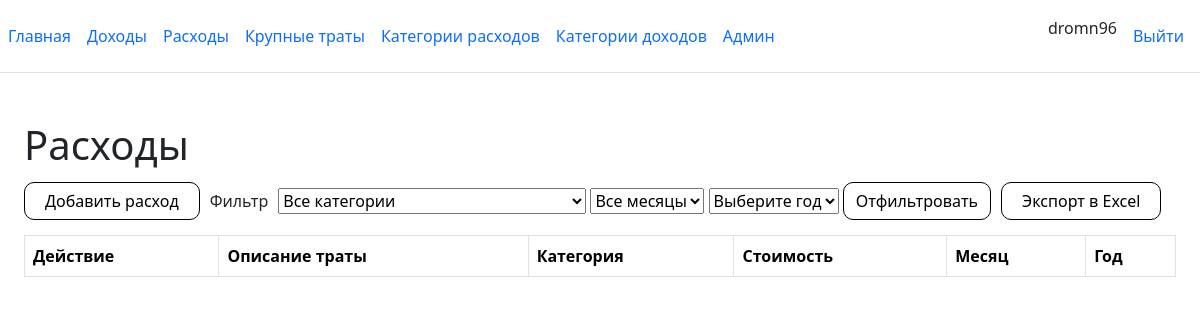
Before: /expenses (signed in) with the older database file.
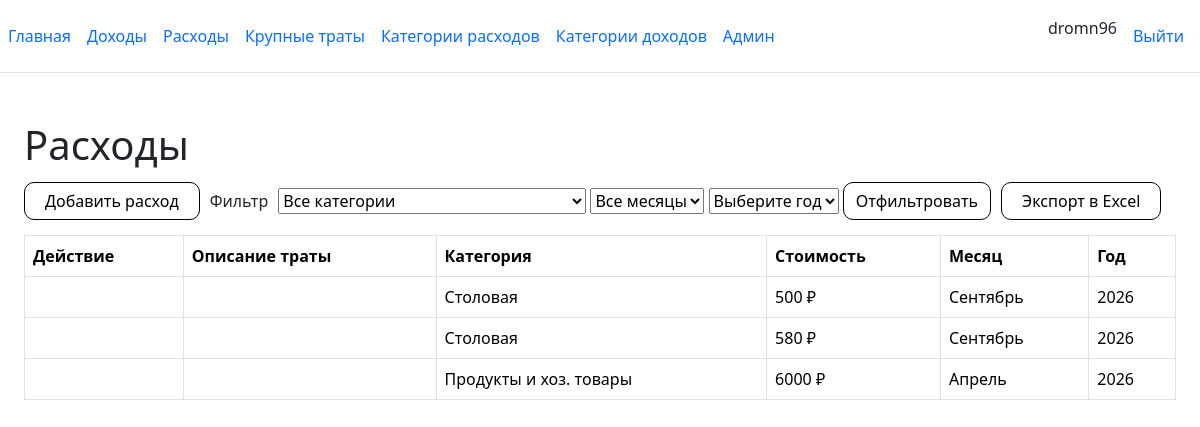
After: the same page with the newer database file.
### core/models.py (models this page shows, shortened)
class Expenses(models.Model):
    month_name = models.ForeignKey(Months, verbose_name='Месяц', null=True, on_delete=models.SET_NULL)
    category_name = models.ForeignKey(CategoryExpenses, verbose_name='Категории', null=True, on_delete=models.SET_NULL)
    cash_expenses = models.IntegerField(verbose_name='Сумма расхода')
    date_created = models.DateField(verbose_name='Дата расхода', null=True, blank=True)
    waste_name = models.TextField(verbose_name='Описание расхода')
    profile = models.ForeignKey(Profile, related_name='expenses', on_delete=models.SET_NULL, null=True, blank=True)
    class Meta:
        verbose_name = 'Расход'
        verbose_name_plural = 'Расходы'

class CategoryExpenses(models.Model):
    category_name = models.CharField(max_length=255, verbose_name='Категория расходов')
    category_place_on_the_list = models.IntegerField(verbose_name='Номер в списке')
    limit = models.IntegerField(null=True, verbose_name='Лимит расходов по категории')
    class Meta:
        verbose_name = 'Категория расхода'
        verbose_name_plural = 'Категории расходов'
    def __str__(self):
        return self.category_name

class Months(models.Model):
    month_name = models.CharField(max_length=255, verbose_name='Месяц')
    month_number = models.IntegerField(verbose_name='Номер')
    class Meta:
        verbose_name = 'Месяц'
        verbose_name_plural = 'Месяцев'
    def __str__(self):
        return self.month_name

### core/views.py (the view)
# urls.py: path('expenses', expenses),
def expenses(request):
    year_list = Expenses.objects.values_list(
        'date_created__year', flat=True).distinct()
    profile = request.user.profile
    expenses_list = Expenses.objects.all().filter(profile=profile)
    category_list = CategoryExpenses.objects.all()
    month_list = Months.objects.all()
    year = request.GET.get('year', datetime.now().year)
    category_id = request.GET.get('category')
    month_id = request.GET.get('month')
    if category_id:
        expenses_list = expenses_list.filter(
            category_name__category_place_on_the_list=category_id, profile=profile)
        category_id = int(category_id)
    if month_id:
        expenses_list = expenses_list.filter(
            month_name__month_number=month_id, profile=profile)
        month_id = int(month_id)
    if year:
        expenses_list = expenses_list.filter(
            date_created__year=year, profile=profile)
        year = int(year)
    context = {'year_list': year_list, 'expenses_list': expenses_list, 'category_list': category_list,
               'month_list': month_list, 'category_id': category_id}
    return render(request, 'expenses.html', context)

### templates/expenses.html (shortened to what this page needs)
    {% extends 'base.html' %}
    {% load static %}
    {% block content_container_class %}container-fluid py-4{% endblock %}
    {% block content %}
    <link rel="stylesheet" href="{% static 'css/filter-form.css' %}">
    <link rel="stylesheet" href="{% static 'css/base.css' %}">
<h1>Расходы</h1>
<div class="filter">
    <button><a href="/expenses/add" class="nav-link px-2">Добавить расход</a></button>
    <label>Фильтр</label>
        <form>
        <select name="category">
            <option value=""  {% if not selected_category_id %} selected {% endif %}>Все категории</option>
        </select>
        <select name="month">
            <option value=""  {% if not selected_month %} selected {% endif %}>Все месяцы</option>
        </select>
        <select name="year">
            <option value=""  {% if not selected_year %} selected {% endif %}>Выберите год</option>
        </select>
        <button>Отфильтровать</button>
        </form>
    <button><a href="/expenses/export" class="nav-link px-2">Экспорт в Excel</a></button>
</div>
<table id='expensesTable' class="table table-bordered"
       data-edit-base="/expenses/" data-delete-base="/expenses/"
       data-edit-icon="{% static 'icons/edit-pencil.png' %}"
       data-delete-icon="{% static 'icons/delete-trash.png' %}">
  <thead>
    <tr>
      <th scope="col">Действие</th>
      <th scope="col">Описание траты</th>
      <th scope="col">Категория</th>
      <th scope="col">Стоимость</th>
      <th scope="col">Месяц</th>
      <th scope="col">Год</th>
    </tr>
  </thead>
  <tbody>
     {% for expense in expenses_list %}
    <tr class="table-row" data-id="{{ expense.id }}">
      <td style="position: relative;">
      </td>
      <th scope="row">{{ expense.waste_name }}</th>
      <td><a href="/expenses/{{ expense.id }}/edit">{{ expense.category_name }}</a></td>
      <td data-order="{{ expense.cash_expenses }}">{{ expense.cash_expenses }} ₽</td>
      <td>{{ expense.month_name }}</td>
      <td>{{ expense.date_created|date:"Y" }}</td>
    </tr>
    {% endfor %}
  </tbody>
</table>
    {% endblock %}

### templates/base.html (shortened to what this page needs)
{% load static %}
<!doctype html>
<html lang="en" class="h-100">
<head>
    <link rel="stylesheet" href="{% static 'css/base.css' %}">
    <link rel="stylesheet" href="{% static 'bootstrap/css/bootstrap.min.css' %}">
    <link rel="stylesheet" href="{% static 'css/mermaid.min.css' %}">
    <link rel="stylesheet" href="{% static 'css/gridjs.css' %}">
</head>
<body class="d-flex flex-column h-100">
    <header class="d-flex flex-wrap align-items-center justify-content-center justify-content-md-between py-3 mb-4 border-bottom">
    <ul class="nav col-12 col-md-auto mb-2 justify-content-left mb-md-0">
    <li><a href="/" class="nav-link px-2">Главная</a></li>
        {% if request.user.is_authenticated %}
    <li><a href="/incomes" class="nav-link px-2">Доходы</a></li>
    <li><a href="/expenses" class="nav-link px-2">Расходы</a></li>
    <li><a href="/huge_expenses" class="nav-link px-2">Крупные траты</a></li>
    <li><a href="/expenses/category" class="nav-link px-2">Категории расходов</a></li>
    <li><a href="/incomes/category" class="nav-link px-2">Категории доходов</a></li>
    {% if request.user.is_staff %}
        <li><a href="/admin" class="nav-link px-2">Админ</a></li>
        {% endif %}
        </ul>
    <ul class="nav col-12 col-md-auto mb-2 justify-content-right mb-md-0">
    <li class="nav-item">{{request.user.username}}</li>
        <li class="nav-item"><a href="{% url 'logout' %}" class="nav-link">Выйти</a></li>
        {% else %}
        <li class="nav-item"><a href="{% url 'login' %}" class="nav-link">Войти</a></li>
        {% endif %}
    </ul>
    </header>
    <main class="container-fluid">
            <div class="{% block content_container_class %}container py-4{% endblock %}">
    {% block content %}
     {% endblock %}
      </div>
    </main>
</body>
</html>

### static/css/base.css (style rules this page uses)
a { text-decoration: none; color: black; }
button { padding: 0.375rem 0.75rem; border-radius: 10px; background-color: white; border: 1px solid black; font-size: 1rem }

### static/css/filter-form.css (style rules this page uses)
.table-row { position: relative; }
.filter { display: flex; align-items: center; gap: 10px; padding-top: 5px; padding-bottom: 15px; }

Changed rows visible on the page:
added Expenses: category_name "Столовая", cash_expenses "500", month_name "Сентябрь", date_created "2026"
added Expenses: category_name "Столовая", cash_expenses "580", month_name "Сентябрь", date_created "2026"
added Expenses: category_name "Продукты и хоз. товары", cash_expenses "6000", month_name "Апрель", date_created "2026"
